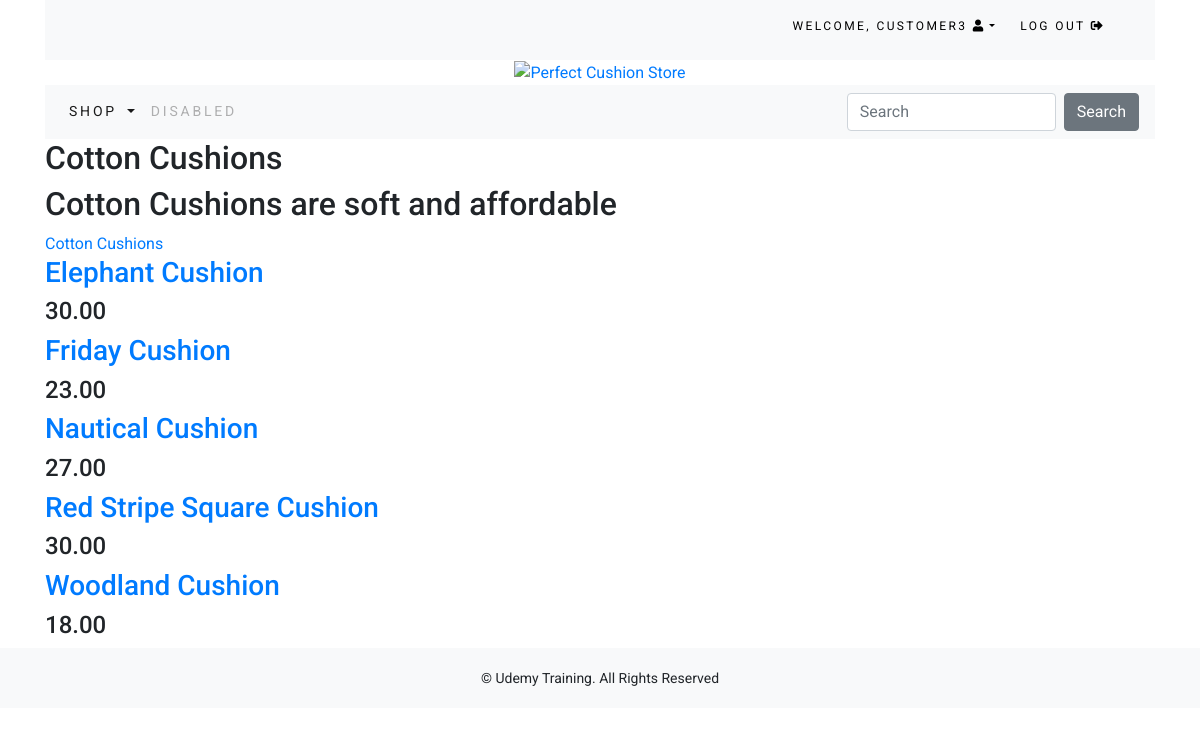
Page /shop/cotton-cushions/ (signed in) on the committed database.
### shop/models.py (models this page shows, shortened)
class Category(models.Model):
    name = models.CharField(max_length=247, unique=True)
    slug = models.SlugField(max_length=247, unique=True)
    description = models.TextField(blank=True)
    image = models.ImageField(upload_to='category', blank=True)
    class Meta:
        ordering = ['name']
        verbose_name = 'category'
        verbose_name_plural = 'categories'
    def get_absolute_url(self):
        return reverse('shop:productsbycategory', kwargs={'slug':self.slug})

class Product(models.Model):
        name = models.CharField(max_length=247, unique=True)
        slug = models.SlugField(max_length=247, unique=True)
        description = models.TextField(blank=True)
        category = models.ForeignKey(Category, related_name='products', on_delete=models.CASCADE, null=True, blank=True)
        price = models.DecimalField(max_digits=10, decimal_places=2)
        image = models.ImageField(upload_to='product', blank=True)
        stock = models.IntegerField()
        available = models.BooleanField(default=True)
        created = models.DateTimeField(auto_now_add=True)
        updated = models.DateTimeField(auto_now=True)
        class Meta:
            ordering = ['name']
            verbose_name = 'product'
            verbose_name_plural = 'products'
        def get_absolute_url(self, *args, **kwargs):
            return reverse('shop:singleproduct', kwargs={'slug':self.slug})

### shop/views.py (the view)
# urls.py: path('<slug:slug>/', views.SingleCategory.as_view(), name='productsbycategory'),
class SingleCategory(generic.DetailView):
    model = Category

### cart/context_processors.py (called while the page is built)
def counter(request):
    item_count = 0
    if 'admin' in request.path:
        return {}
    else:
        try:
            cart = Cart.objects.filter(cart_id=_cart_id(request))
            cart_items = CartItem.objects.all().filter(cart=cart[:1])
            for cart_item in cart_items:
                item_count += cart_item.quantity
        except Cart.DoesNotExist:
            item_count = 0
    return dict(item_count = item_count)

### cart/views.py (called while the page is built)
def _cart_id(request):
    cart = request.session.session_key
    if not cart:
        cart = request.session.create()
    return cart

### shop/templates/shop/category_detail.html (shortened to what this page needs)
{% extends 'base.html' %}
{% block content %}
    <h2>{{ category.name }}</h2>
    <h2>{{ category.description }}</h2>
    <a href="{{ category.get_absolute_url }}">{{category.name}}</a>
    <br>
    {% for product in category.products.all %}
        <a href="{{ product.get_absolute_url }}"><h3>{{ product.name }}</h3></a>
        <h4>{{ product.price }}</h4>
    {% endfor %}
{% endblock %}

### templates/_top-navbar.html (shortened to what this page needs)
<div class="container">
    <div class="my_custom_menu">
        <ul>
            {% if request.user.is_authenticated %}
            <li>
                Welcome,<a href="#" class="dropdown-toggle" data-toggle='dropdown'
                        aria-haspopup='true' aria-expanded='false'>
                    {{ user.username }} <i class="fas fa-user"></i></a>
            </li>
            <li>
                <a href="{% url 'accounts:logout' %}">Log Out <i class="fas fa-sign-out-alt"></i></a>
            </li>
            {% endif %}
        </ul>
    </div>
</div>

### static/perfectcushion/master.css (style rules this page uses)
body { font-family: 'Roboto', sans-serif; }
.my_custom_menu { text-align: right !important; }
.my_custom_menu ul li { list-style: none; color: #000; text-transform: uppercase; letter-spacing: .2em; font-size: 12px; padding-right: 20px; display: inline; }
.my_custom_menu ul li a { text-decoration: none; color: #000; list-style: none; text-transform: uppercase; letter-spacing: .2em; font-size: 12px; }

### rows in the picture
Category: name "Cotton Cushions", description "Cotton Cushions are soft and affordable"
Product: name "Elephant Cushion", price "30.00"
Product: name "Friday Cushion", price "23.00"
Product: name "Nautical Cushion", price "27.00"
Product: name "Red Stripe Square Cushion", price "30.00"
Product: name "Woodland Cushion", price "18.00"

### other values in the picture
{{ user.username }} "CUSTOMER3"
